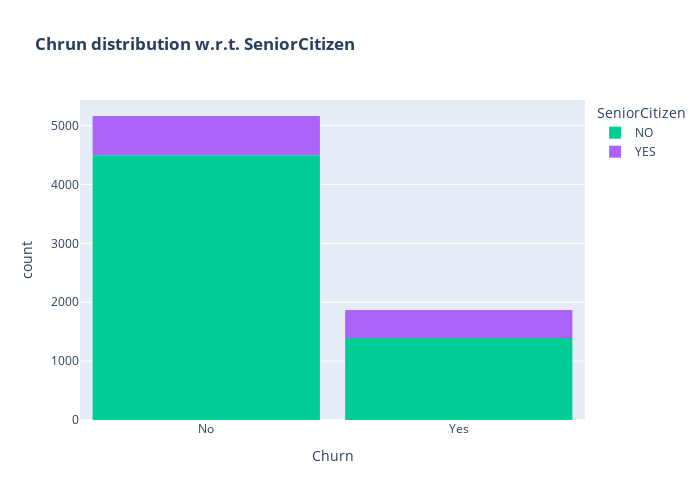

The notebook cell saved with this chart:
### Code cell
color_map = {"Yes": '#00CC96', "No": '#B6E880'}
fig = px.histogram(data, x="Churn", color="SeniorCitizen", title="<b>Chrun distribution w.r.t. SeniorCitizen</b>", color_discrete_map=color_map)
fig.update_layout(width=700, height=500, bargap=0.1)
fig.show()

### Figure 1 — Plotly figure (JSON) as saved in the notebook; plotly's stock layout.template omitted (floating-point values rounded to 4 significant figures; data arrays with more than 128 entries replaced by an {"elided": "..."} marker saying what was removed)
{"data": [{"alignmentgroup": "True", "bingroup": "x", "hovertemplate": "SeniorCitizen=NO<br>Churn=%{x}<br>count=%{y}<extra></extra>", "legendgroup": "NO", "marker": {"color": "#00cc96", "pattern": {"shape": ""}}, "name": "NO", "offsetgroup": "NO", "orientation": "v", "showlegend": true, "type": "histogram", "x": {"elided": "5890 str values"}, "xaxis": "x", "yaxis": "y"}, {"alignmentgroup": "True", "bingroup": "x", "hovertemplate": "SeniorCitizen=YES<br>Churn=%{x}<br>count=%{y}<extra></extra>", "legendgroup": "YES", "marker": {"color": "#ab63fa", "pattern": {"shape": ""}}, "name": "YES", "offsetgroup": "YES", "orientation": "v", "showlegend": true, "type": "histogram", "x": {"elided": "1142 str values"}, "xaxis": "x", "yaxis": "y"}], "layout": {"bargap": 0.1, "barmode": "relative", "height": 500, "legend": {"title": {"text": "SeniorCitizen"}, "tracegroupgap": 0}, "title": {"text": "<b>Chrun distribution w.r.t. SeniorCitizen</b>"}, "width": 700, "xaxis": {"anchor": "y", "domain": [0, 1], "title": {"text": "Churn"}}, "yaxis": {"anchor": "x", "domain": [0, 1], "title": {"text": "count"}}}}
